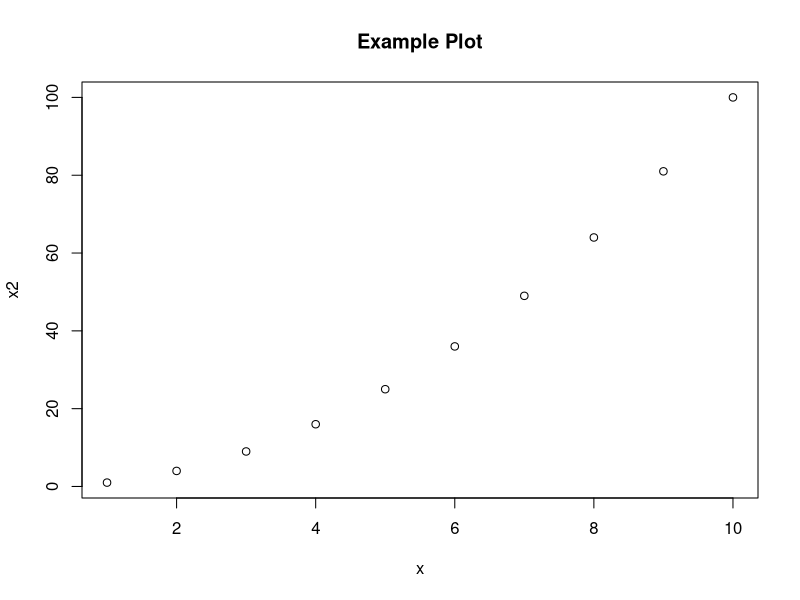
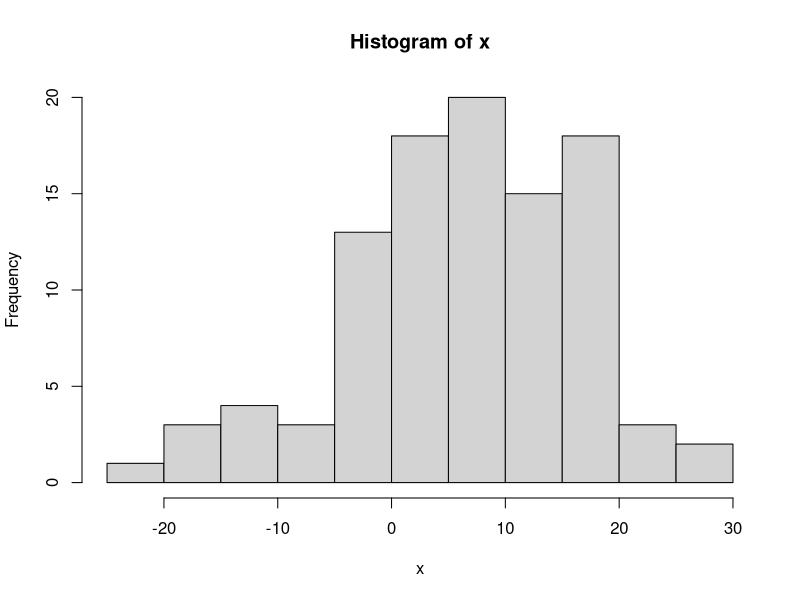
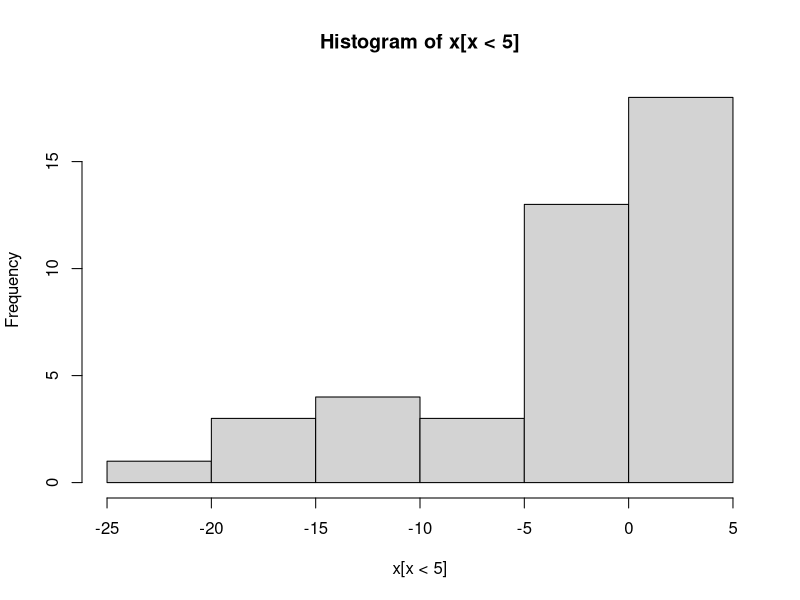
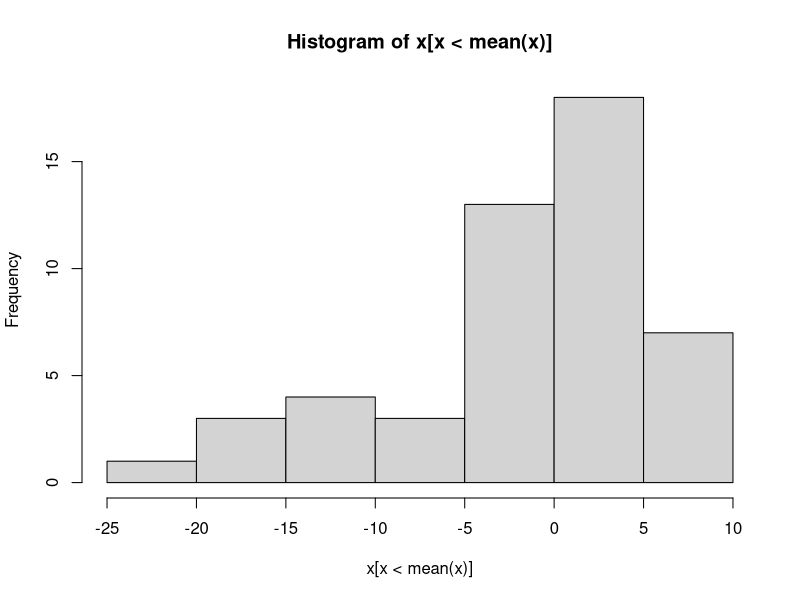
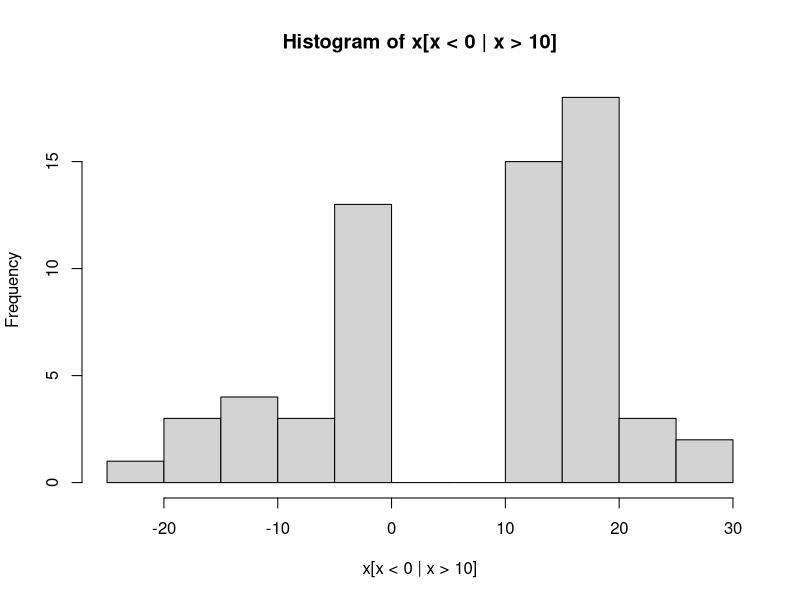
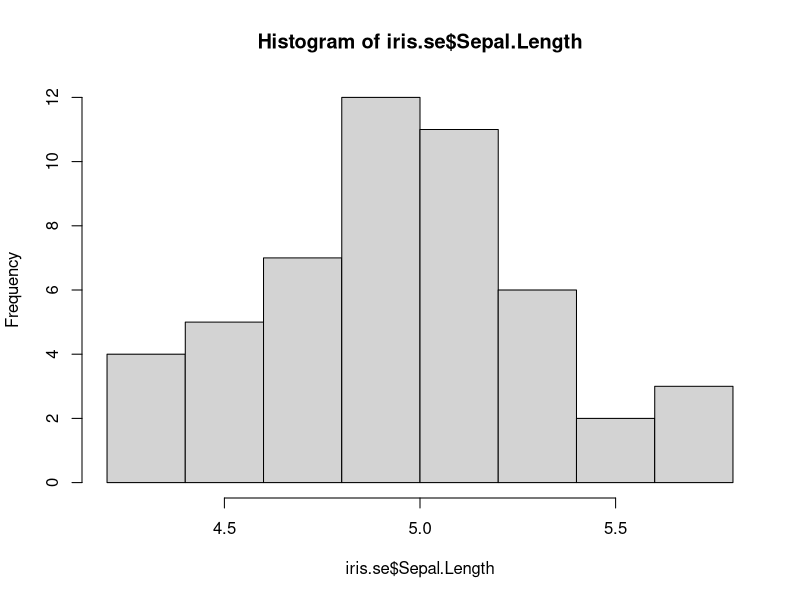

Source code (R) for these figures, in order:
## ---- chunk 1
knitr::opts_chunk$set(echo = TRUE, error = TRUE)
#knitr::opts_chunk$set(results = "hold")
## ---- chunk 2
p <- 1:10 
## ---- chunk 3
prev <- rev(p)
## ---- chunk 4
# Problem E.3: Make Vectors.
x <- 1:10; x2 <- x ^ 2 

# Problem E.4: Create scatter plot of x against x2
plot(x, x2)

# Problem E.5. Add title to scatter plot
title(main="Example Plot") # axis labels left as default
## ---- chunk 5
x <- rnorm(n=100, mean=5, sd=10)
hist(x) #1
hist(x[x < 5]) #2
hist(x[x < mean(x)]) #3
hist(x[x < 0 | x > 10]) # 4
## ---- chunk 6
y <- rpois(100, 100)
matrix(y, nrow=10) # 1
ymat <- matrix(y, nrow=20, byrow=TRUE) # 2
dimnames(ymat) <- list(1:20, LETTERS[1:ncol(ymat)]) # 3
t(t(ymat)) # 4
ymat[5, 2] # 5
ymat[2, 5] # 6
ymat[2,  ] # 7
ymat[ , 5] # 8
ymat[ , c(2, 5)] # 9
ymat[c(-2, -5), ] # 10
ymat[5:15, ] # 11
ymat[-5:-15, ] # 12
## ---- chunk 7
ymat[ymat < mean(ymat)] # 1
ymat[ymat < 90 | ymat > 110] # 2
ymat[ymat < 90 | ymat > 110 | ymat == 100] # 3
ymat[ymat %% 2 == 0]; # 4
ymat[(ymat < 90 | ymat > 110) & ymat %% 2 == 0] # 5

## ---- chunk 8
ymat[ymat[, 1] > 100, ] # 1
ymat[ , ymat[5, ] < 95 | ymat[5, ] > 105, drop=FALSE] # 2
ymat[rowSums(ymat) > 500, ] # 3
ymat[ , colMeans(ymat) < 500]
## ---- chunk 9
iris.se <- iris[iris$Species == "setosa", 1:4] # 1
hist(iris.se$Sepal.Length) # 2
i.s.m <- colMeans(iris.se) # 3
iris.se[iris.se$Sepal.Length < i.s.m["Sepal.Length"], ] # 4
iris.se[iris.se$Sepal.Length < i.s.m["Sepal.Length"], "Sepal.Width"] # 5
iris.se$Sepal.Width[iris.se$Sepal.Length < i.s.m["Sepal.Length"]] # 5 alternate
iris.se[iris.se$Sepal.Length < i.s.m["Sepal.Length"] & # 6
        iris.se$Petal.Length > i.s.m["Petal.Length"], ] # 6 cont.

